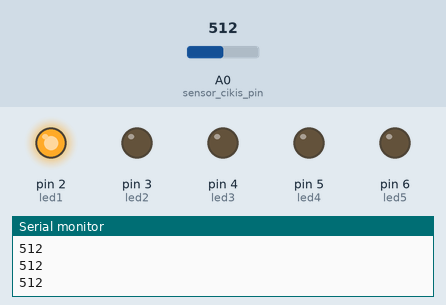
Recording of a sketch running on a simulated Arduino Uno, built with avr-gcc and run on an emulated ATmega328P. Parts: output pins drawn as LEDs (lit = HIGH), the last lines printed to the serial monitor. The test bench sets the inputs (shaded band); at power-on: A0 (sensor_cikis_pin) = 512.

Above: at 1.2 s.
1.3 s: A0 (sensor_cikis_pin) set to 788
2.8 s: A0 (sensor_cikis_pin) set to 811
At 3.3 s:
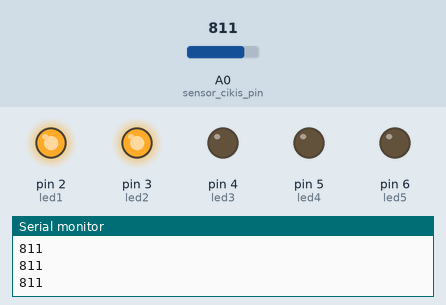
4.3 s: A0 (sensor_cikis_pin) set to 834
5.8 s: A0 (sensor_cikis_pin) set to 862
At 6.8 s:
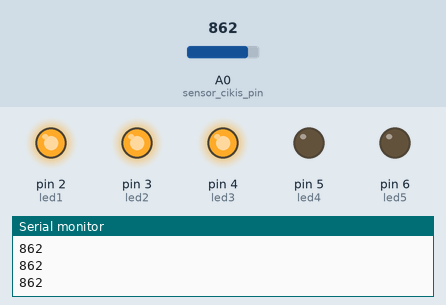
7.3 s: A0 (sensor_cikis_pin) set to 893
8.8 s: A0 (sensor_cikis_pin) set to 919
At 9.1 s:
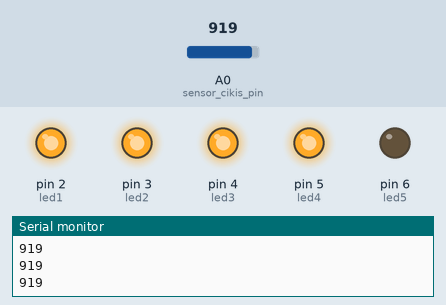
Timing chart, 0 to 11.3 s (numbered marks = the images above; inputs shaded):
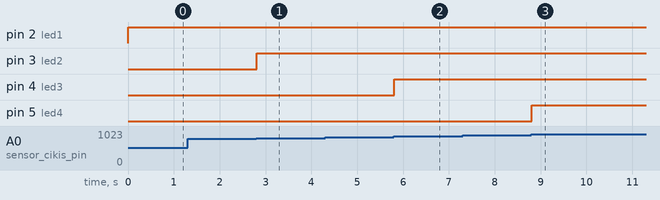

Measured:
- the behaviour switches between 800 and 801 on A0 (sensor_cikis_pin) (found by bisection; images 0 and 1)
- the behaviour switches between 850 and 851 on A0 (sensor_cikis_pin) (found by bisection; images 1 and 2)
- the behaviour switches between 900 and 901 on A0 (sensor_cikis_pin) (found by bisection; images 2 and 3)
- after the input at 2.8 s, pin 3 (led2): LOW → HIGH at once
- after the input at 5.8 s, pin 4 (led3): LOW → HIGH at once
- after the input at 8.8 s, pin 5 (led4): LOW → HIGH at once

The sketch:

sese_duyarl__ledler.ino
```cpp
const int sensor_cikis_pin = A0;
const int led1 = 2;
const int led2 = 3;
const int led3 = 4;
const int led4 = 5;
const int led5 = 6;

int seviye1=28;
int seviye2=800;
int seviye3=850;
int seviye4=900;
int seviye5=1022;

int deger;


void setup() {
  pinMode(led1,OUTPUT);
  pinMode(led2,OUTPUT);
  pinMode(led3,OUTPUT);
  pinMode(led4,OUTPUT);
  pinMode(led5,OUTPUT);
  Serial.begin(9600);
}

void loop() {
  deger = analogRead(sensor_cikis_pin);
  Serial.println(deger);

  if(deger>seviye1)
  {
  digitalWrite(led1,HIGH);
  }
  else
  {
  digitalWrite(led1,LOW);
  }

  if(deger>seviye2)
  {
  digitalWrite(led2,HIGH);
  }
  else
  {
  digitalWrite(led2,LOW);
  }

  if(deger>seviye3)
  {
  digitalWrite(led3,HIGH);
  }
  else
  {
  digitalWrite(led3,LOW);
  }

  if(deger>seviye4)
  {
  digitalWrite(led4,HIGH);
  }
  else
  {
  digitalWrite(led4,LOW);
  }

  if(deger>seviye5)
  {
  digitalWrite(led5,HIGH);
  }
  else
  {
  digitalWrite(led5,LOW);
  }
}
```
